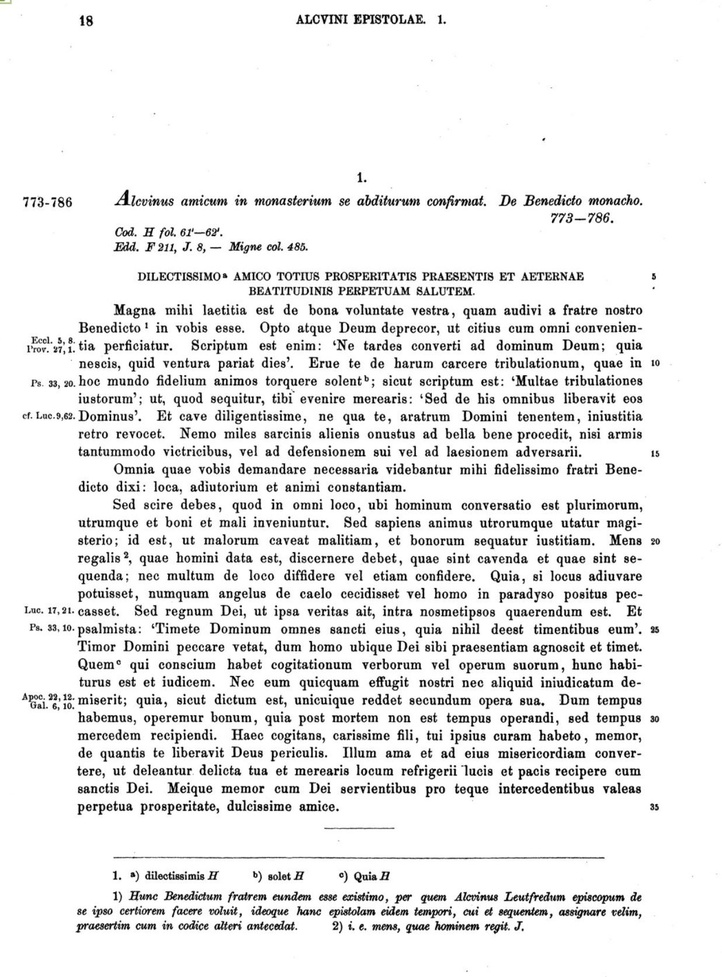
#> input picture Personal Proyects/OCR/images/sample_mgh.JPG, 722 x 977 px, shrunk from 1236 x 1672 before the run
$ jupyter execute --allow-errors reading_mgh.ipynb
#> lines starting #> are read from the running program, lines starting #| are printed output that depends on the picture; after the words box and inside, x2 and y2 are one past the last pixel; in counts of white or black regions, pixels touching at a corner belong together
[cell 1]
import pytesseract
import cv2

[cell 2]
image =  cv2.imread("images/sample_mgh.JPG")
#> image is the input picture: shape (977, 722, 3); mean B, G, R 233.6, 233.6, 233.6
base_image = image.copy()

[cell 3]
gray = cv2.cvtColor(image, cv2.COLOR_BGR2GRAY)
blur = cv2.GaussianBlur(gray, (7,7), 0)
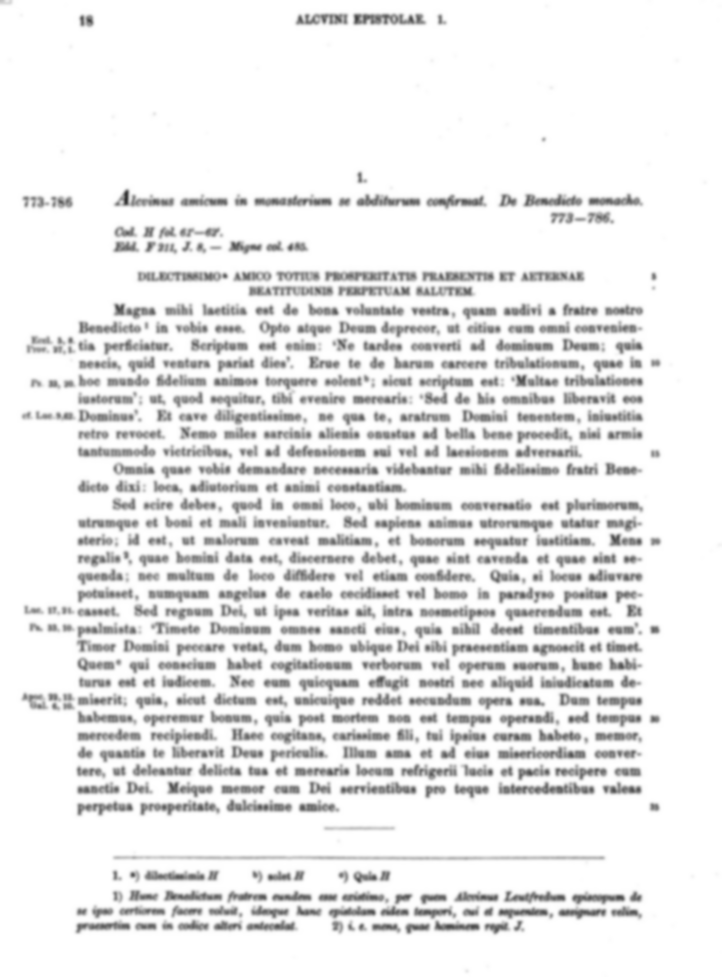
#> blur: shape (977, 722); min 52, max 255, mean 233.6
thresh = cv2.threshold(blur, 0, 255, cv2.THRESH_BINARY_INV + cv2.THRESH_OTSU)[1]
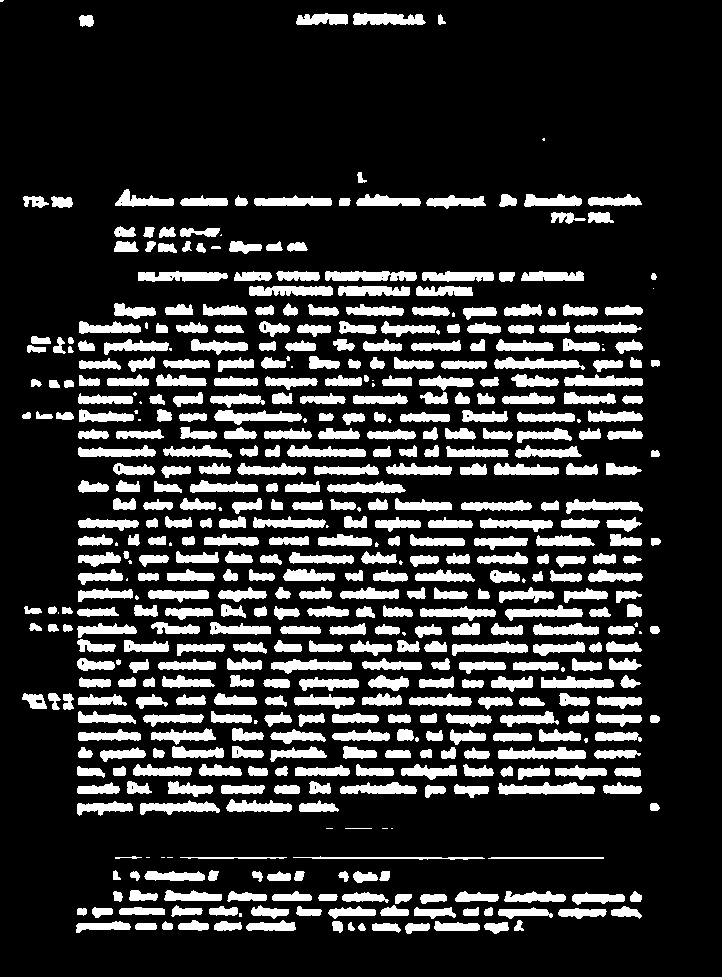
#> thresh: shape (977, 722); 18.9% white; 515 white regions (47 under 20 px), largest, box (x1, y1, x2, y2) and area: (498, 782, 595, 795) 851, (325, 271, 417, 281) 784, (498, 747, 586, 759) 762

[cell 4]
kernel = cv2.getStructuringElement(cv2.MORPH_RECT, (3,50))
dilate = cv2.dilate(thresh, kernel, iterations=1)
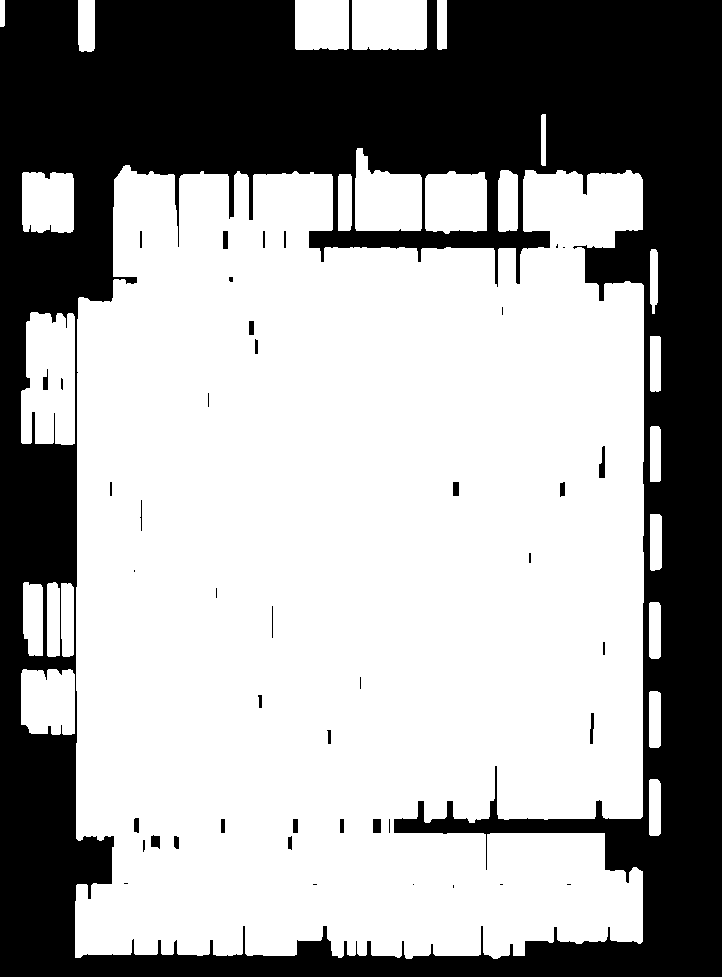
#> dilate: shape (977, 722); 63.3% white; 44 black regions (15 under 20 px)

[cell 5]
cv2.imwrite("images/results 2/sample_dilated.png",dilate)
#> Out = True

[cell 6]
cnts = cv2.findContours(dilate, cv2.RETR_EXTERNAL, cv2.CHAIN_APPROX_SIMPLE)
#> cnts = 24 contours; largest, box (x1, y1, x2, y2) and area: (75, 165, 644, 959) 407632, (21, 312, 75, 445) 6160, (355, 148, 422, 231) 3988, (352, 0, 427, 50) 3606, (425, 171, 487, 234) 3456
cnts = cnts[0] if len(cnts) == 2 else cnts[1]

cnts = sorted(cnts, key = lambda x: cv2.boundingRect(x)[1])

[cell 7]
for c in cnts:
    x, y, w, h = cv2.boundingRect(c)
    if h > 200 and w>250:
        roi = base_image[y:y+h, x:x+w]
        cv2.rectangle(image, (x,y), (x+w, y+h), (36,255,12), 2)
#> this loop made 24 passes
#> (x, y, w, h) on passes 1 to 12: (437, 0, 10, 50), (352, 0, 75, 50), (295, 0, 54, 50), (78, 0, 17, 52), (0, 0, 5, 27), (541, 114, 5, 52), (355, 148, 67, 83), (75, 165, 569, 794), (498, 170, 20, 62), (425, 171, 62, 63), (22, 172, 52, 61), (338, 174, 14, 57)
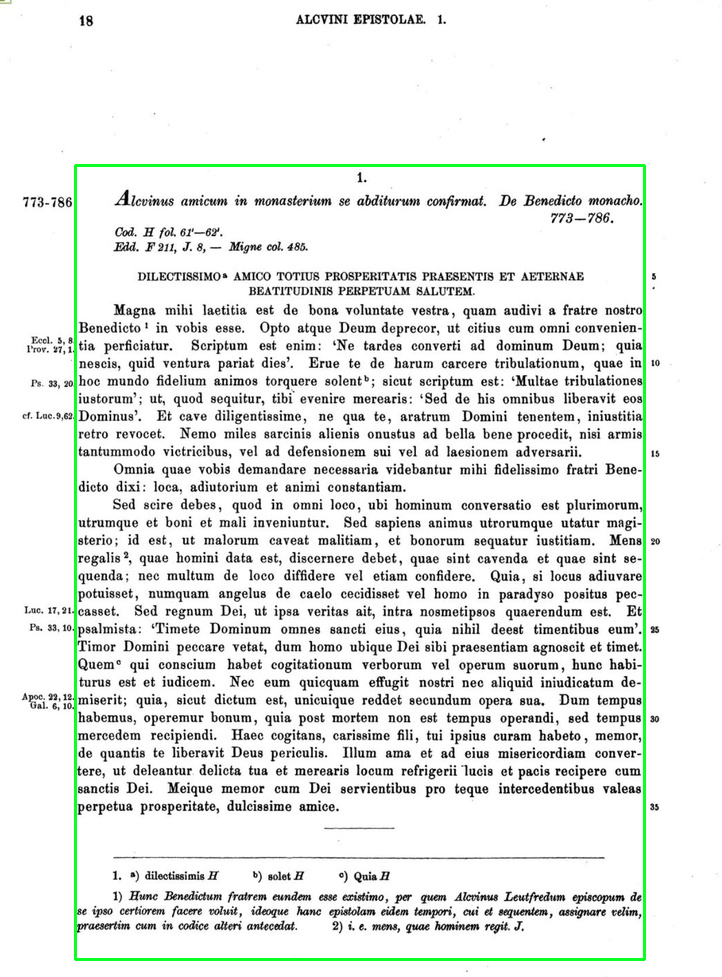
#> image: shape (977, 722, 3); 1.16% of pixels changed, all inside (x1, y1, x2, y2) = (74, 164, 646, 961)

cv2.imwrite("images/results 2/sample_boxes.png",image)
#> Out = True

$ run again, with Personal Proyects/OCR/images/image1.jpg copied over Personal Proyects/OCR/images/sample_mgh.JPG
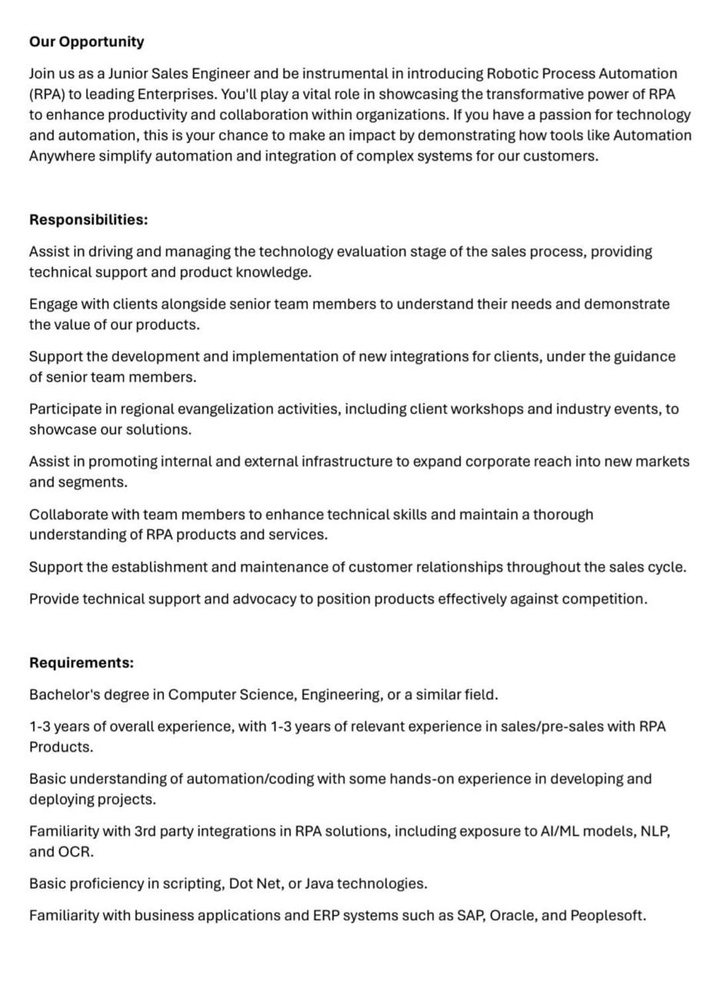
#> input picture Personal Proyects/OCR/images/image1.jpg, 716 x 985 px, shrunk from 931 x 1280 before the run
#> image is the input picture: shape (985, 716, 3); min 0, max 255, mean 239.5
#> `thresh = cv2.threshold(blur, 0, 255, cv2.THRESH_BINARY_INV + cv2.THRES..`:
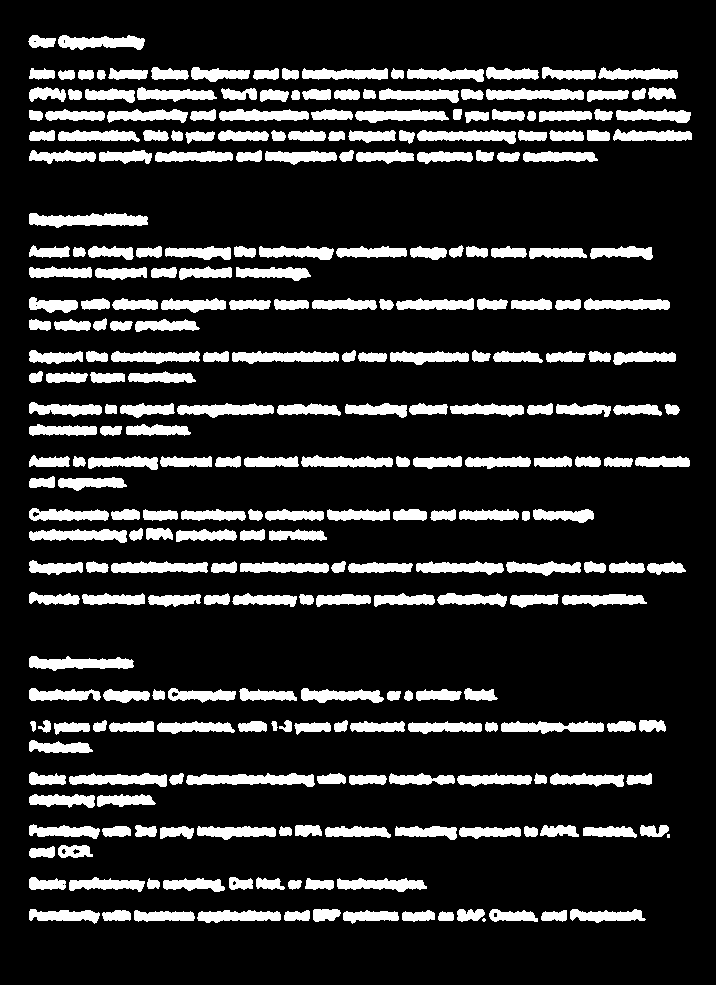
#> thresh: shape (985, 716); 16.5% white; 283 white regions (2 under 20 px), largest, box (x1, y1, x2, y2) and area: (29, 213, 148, 228) 1241, (186, 773, 315, 787) 1190, (29, 656, 134, 671) 1016
#> dilate: shape (985, 716); 74.1% white; 70 black regions (15 under 20 px)
#> `cv2.imwrite("images/results 2/sample_dilated.png",dilate)`: Out = True
#> cnts = 7 contours; box (x1, y1, x2, y2) and area: (27, 11, 693, 633) 354280, (28, 632, 671, 949) 154275, (569, 885, 647, 948) 4450, (488, 885, 539, 947) 2886, (456, 885, 487, 947) 1778, (540, 886, 568, 947) 1555, (437, 887, 455, 946) 966
#> the loop `for c in cnts:` made 7 passes
#> (x, y, w, h) on passes 1 to 7: (27, 11, 666, 622), (28, 632, 643, 317), (569, 885, 78, 63), (488, 885, 51, 62), (456, 885, 31, 62), (540, 886, 28, 61), (437, 887, 18, 59)
#> after the loop `for c in cnts:`:
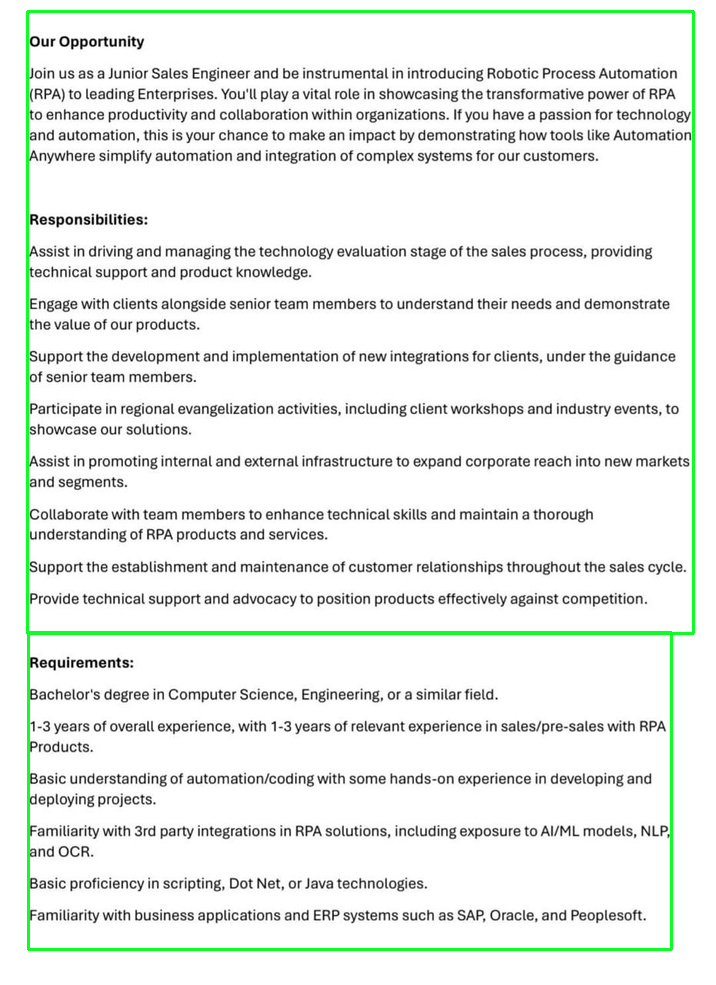
#> image: shape (985, 716, 3); 1.73% of pixels changed, all inside (x1, y1, x2, y2) = (26, 10, 695, 951)
#> `cv2.imwrite("images/results 2/sample_boxes.png",image)`: Out = True

$ run again, with Personal Proyects/OCR/images/index_02.JPG copied over Personal Proyects/OCR/images/sample_mgh.JPG
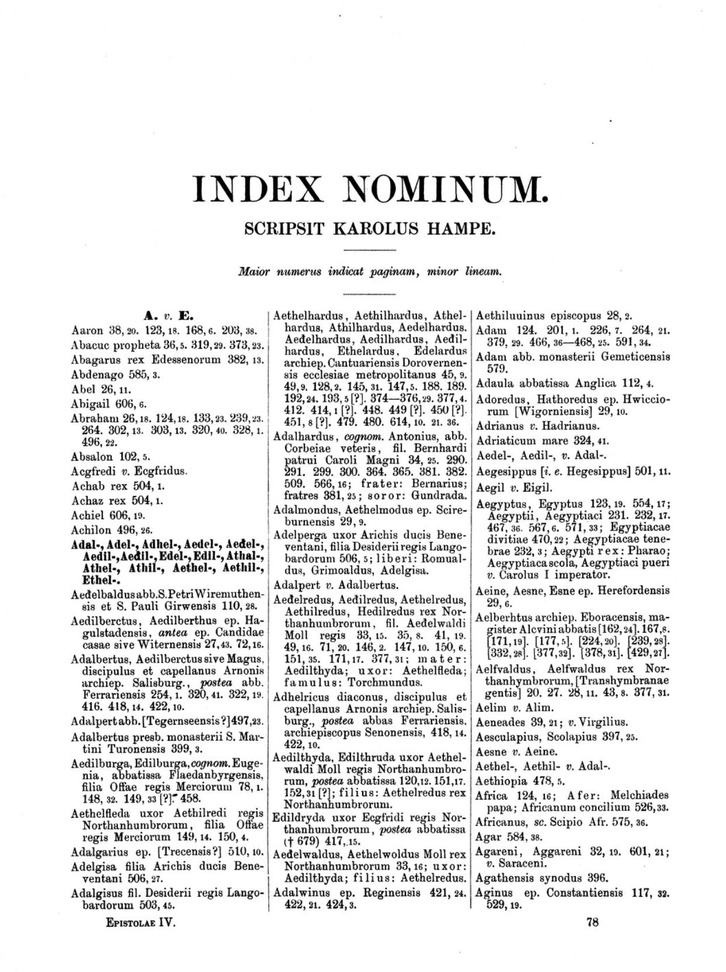
#> input picture Personal Proyects/OCR/images/index_02.JPG, 726 x 972 px, shrunk from 1243 x 1664 before the run
#> image is the input picture: shape (972, 726, 3); min 0, max 255, mean 232.5
#> `thresh = cv2.threshold(blur, 0, 255, cv2.THRESH_BINARY_INV + cv2.THRES..`:
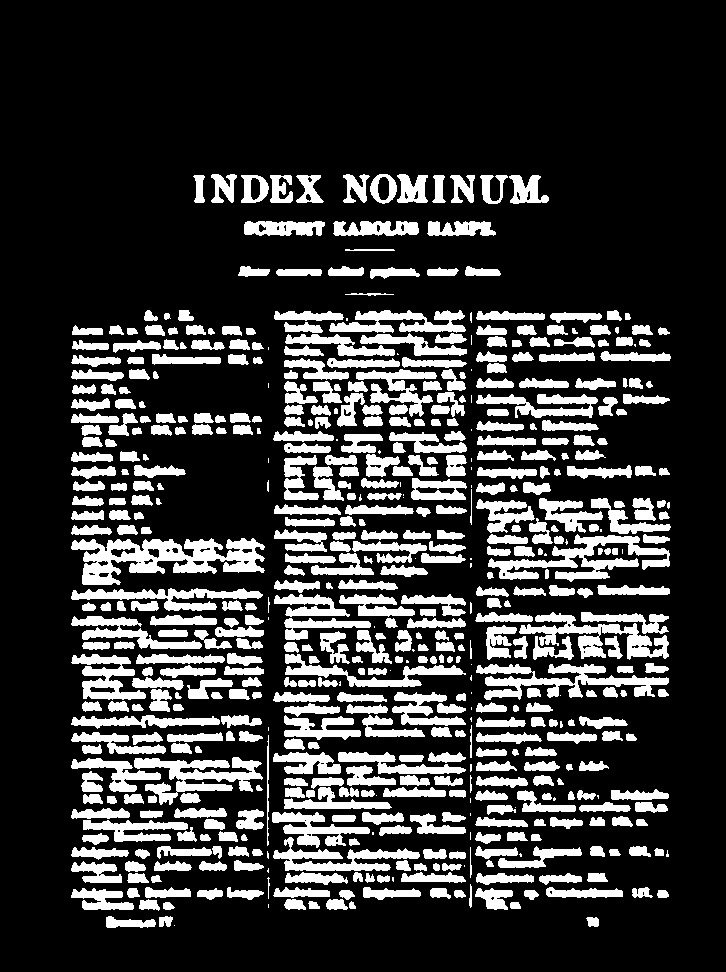
#> thresh: shape (972, 726); 21.5% white; 580 white regions (60 under 20 px), largest, box (x1, y1, x2, y2) and area: (71, 538, 265, 585) 4744, (488, 534, 670, 582) 3135, (476, 664, 669, 700) 2890
#> dilate: shape (972, 726); 57.5% white; 19 black regions (10 under 20 px)
#> `cv2.imwrite("images/results 2/sample_dilated.png",dilate)`: Out = True
#> cnts = 8 contours; box (x1, y1, x2, y2) and area: (237, 150, 672, 952) 280902, (70, 286, 266, 953) 115970, (210, 150, 238, 228) 1968, (192, 151, 206, 228) 960, (266, 703, 271, 933) 702, (266, 434, 270, 517) 222, (267, 573, 271, 645) 194, (267, 323, 270, 413) 178
#> the loop `for c in cnts:` made 8 passes
#> (x, y, w, h) on passes 1, 2, 3, 4, 6, 7, 8: (237, 150, 435, 802), (210, 150, 28, 78), (192, 151, 14, 77), (70, 286, 196, 667), (266, 434, 4, 83), (267, 573, 4, 72), (266, 703, 5, 230)
#> after the loop `for c in cnts:`:
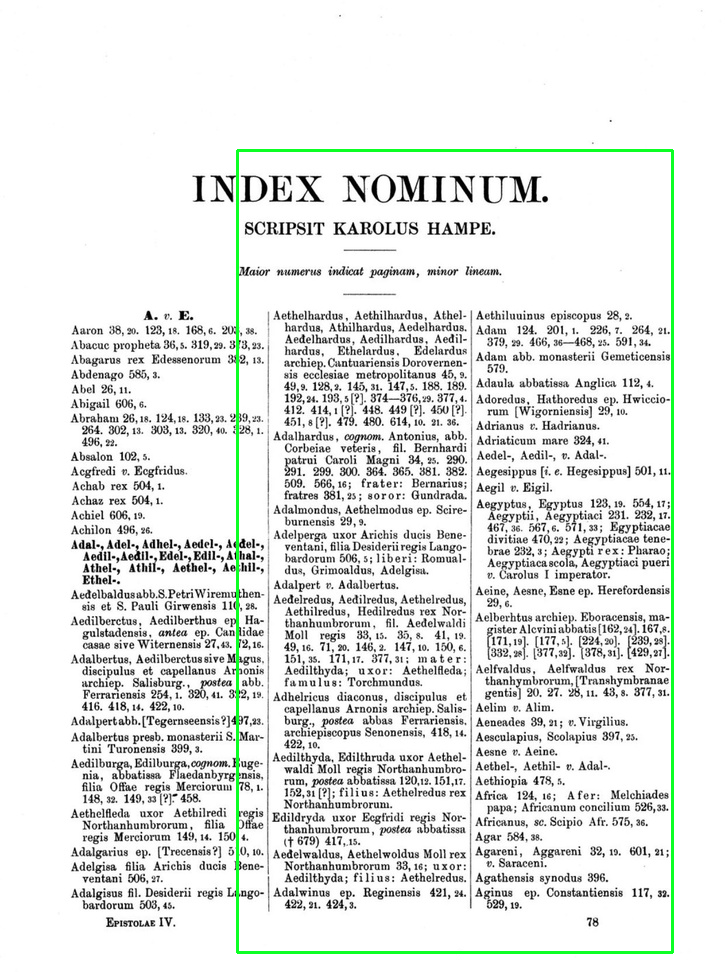
#> image: shape (972, 726, 3); 1.05% of pixels changed, all inside (x1, y1, x2, y2) = (236, 149, 674, 954)
#> `cv2.imwrite("images/results 2/sample_boxes.png",image)`: Out = True
